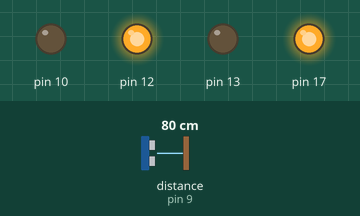
The sketch below on a simulated Arduino Uno, built with avr-gcc and run on an emulated ATmega328P. On the bench: output pins drawn as LEDs (lit = HIGH). The test bench sets the inputs (shaded band); at power-on: distance to the obstacle (sensor on pin 9) 80 cm. The echo pulse lasts 58.3 µs per cm; what the sketch prints to the serial monitor is not drawn.

Above: at 1.2 s.
1.3 s: distance to the obstacle (sensor on pin 9) set to 33 cm
2.8 s: distance to the obstacle (sensor on pin 9) set to 28 cm
At 3.1 s:
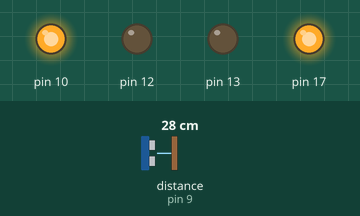
4.3 s: distance to the obstacle (sensor on pin 9) set to 35 cm
At 5.5 s:
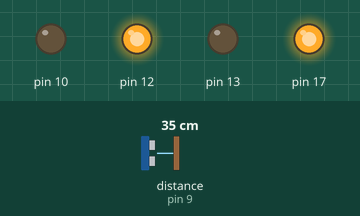
5.8 s: distance to the obstacle (sensor on pin 9) set to 2 cm
At 7.0 s:
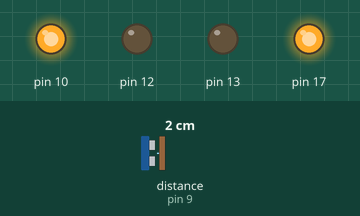
Timing chart, 0 to 8.3 s (numbered marks = the images above; inputs shaded):
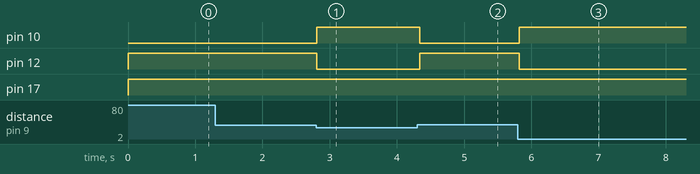

Measured:
- the behaviour switches between 31 and 30 cm on distance to the obstacle (sensor on pin 9) (found by bisection; images 0 and 1)
- after the input at 1.3 s, every drawn part: stays the same
- after the input at 2.8 s, pin 10: LOW → HIGH at once; pin 12: HIGH → LOW at once
- after the input at 4.3 s, pin 10: HIGH → LOW at once; pin 12: LOW → HIGH at once
- after the input at 5.8 s, pin 10: LOW → HIGH at once; pin 12: HIGH → LOW at once

The sketch:

MR1_D.ino
```cpp
/*
 * Generated using BlocklyDuino:
 *
 * https://github.com/MediaTek-Labs/BlocklyDuino-for-LinkIt
 *
 * Date: Fri, 26 Jan 2018 15:03:11 GMT
 */

#include <Otto.h>

Otto __otto;

#define OTTO_PIN_ULTRASONIC_TRIGGER 8
#define OTTO_PIN_ULTRASONIC_ECHO 9

void setup()
{
  Serial.begin(115200);

  __otto.initUltrasonic(OTTO_PIN_ULTRASONIC_TRIGGER, OTTO_PIN_ULTRASONIC_ECHO);
  Serial.println("MR1行走避障範例");
  pinMode(10, OUTPUT);
  pinMode(12, OUTPUT);
  pinMode(13, OUTPUT);
  pinMode(17, OUTPUT);
}


void loop()
{
  if (__otto.getDistance() <= 30) {
    Serial.println("右轉");
    digitalWrite(10, HIGH);
    digitalWrite(12, LOW);
    digitalWrite(13, LOW);
    digitalWrite(17, HIGH);
    delay(100);

  } else {
    Serial.println("前進");
    digitalWrite(10, LOW);
    digitalWrite(12, HIGH);
    digitalWrite(13, LOW);
    digitalWrite(17, HIGH);
    delay(50);

  }
}
```
